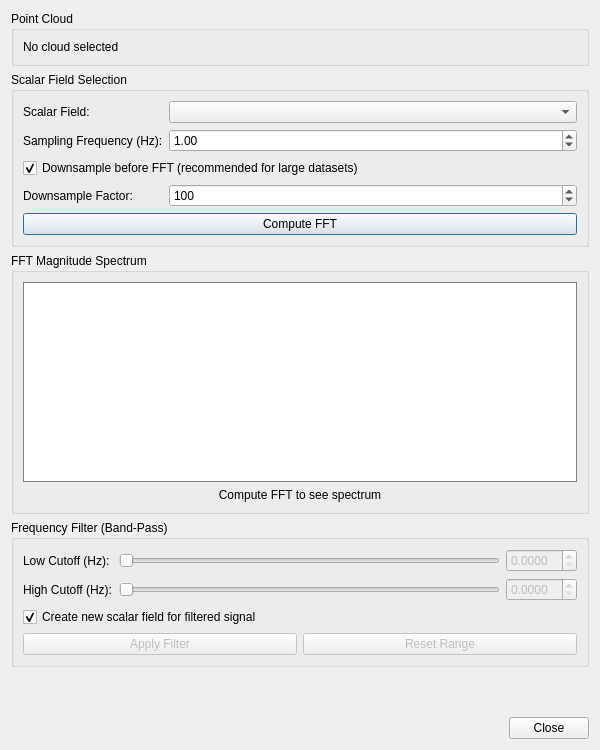
<?xml version="1.0" encoding="UTF-8"?>
<ui version="4.0">
 <class>qFFTFilterDialog</class>
 <widget class="QDialog" name="qFFTFilterDialog">
  <property name="geometry">
   <rect>
    <x>0</x>
    <y>0</y>
    <width>600</width>
    <height>750</height>
   </rect>
  </property>
  <property name="windowTitle">
   <string>FFT Filter</string>
  </property>
  <layout class="QVBoxLayout" name="verticalLayout">
   <item>
    <!-- Cloud Info Section -->
    <widget class="QGroupBox" name="cloudGroupBox">
     <property name="title">
      <string>Point Cloud</string>
     </property>
     <layout class="QVBoxLayout" name="cloudLayout">
      <item>
       <widget class="QLabel" name="cloudLabel">
        <property name="text">
         <string>No cloud selected</string>
        </property>
       </widget>
      </item>
     </layout>
    </widget>
   </item>
   
   <item>
    <!-- Scalar Field Selection -->
    <widget class="QGroupBox" name="scalarFieldGroupBox">
     <property name="title">
      <string>Scalar Field Selection</string>
     </property>
     <layout class="QFormLayout" name="scalarFieldLayout">
      <item row="0" column="0">
       <widget class="QLabel" name="scalarFieldLabel">
        <property name="text">
         <string>Scalar Field:</string>
        </property>
       </widget>
      </item>
      <item row="0" column="1">
       <widget class="QComboBox" name="scalarFieldComboBox">
        <property name="toolTip">
         <string>Select the scalar field to process (point order = time order)</string>
        </property>
       </widget>
      </item>
      
      <item row="1" column="0">
       <widget class="QLabel" name="samplingFreqLabel">
        <property name="text">
         <string>Sampling Frequency (Hz):</string>
        </property>
       </widget>
      </item>
      <item row="1" column="1">
       <widget class="QDoubleSpinBox" name="samplingFreqSpinBox">
        <property name="toolTip">
         <string>Enter the capture/sampling frequency in Hz</string>
        </property>
        <property name="minimum">
         <double>0.001</double>
        </property>
        <property name="maximum">
         <double>1000000.0</double>
        </property>
        <property name="value">
         <double>1.0</double>
        </property>
       </widget>
      </item>
      
      <item row="2" column="0" colspan="2">
       <widget class="QCheckBox" name="downsampleCheckBox">
        <property name="text">
         <string>Downsample before FFT (recommended for large datasets)</string>
        </property>
        <property name="checked">
         <bool>true</bool>
        </property>
        <property name="toolTip">
         <string>Reduces computation time by analyzing every Nth point</string>
        </property>
       </widget>
      </item>
      
      <item row="3" column="0">
       <widget class="QLabel" name="downsampleLabel">
        <property name="text">
         <string>Downsample Factor:</string>
        </property>
       </widget>
      </item>
      <item row="3" column="1">
       <widget class="QSpinBox" name="downsampleSpinBox">
        <property name="minimum">
         <number>1</number>
        </property>
        <property name="maximum">
         <number>10000</number>
        </property>
        <property name="value">
         <number>100</number>
        </property>
        <property name="toolTip">
         <string>Take every Nth point (e.g., 100 = use 1% of points for FFT)</string>
        </property>
       </widget>
      </item>
      
      <item row="4" column="0" colspan="2">
       <widget class="QPushButton" name="computeFFTButton">
        <property name="text">
         <string>Compute FFT</string>
        </property>
        <property name="toolTip">
         <string>Compute the FFT magnitude spectrum</string>
        </property>
       </widget>
      </item>
     </layout>
    </widget>
   </item>
   
   <item>
    <!-- FFT Plot Section -->
    <widget class="QGroupBox" name="fftPlotGroupBox">
     <property name="title">
      <string>FFT Magnitude Spectrum</string>
     </property>
     <layout class="QVBoxLayout" name="plotLayout">
      <item>
       <!-- Placeholder for plot widget -->
       <widget class="QWidget" name="plotWidget" native="true">
        <property name="minimumSize">
         <size>
          <width>0</width>
          <height>200</height>
         </size>
        </property>
        <property name="styleSheet">
         <string>QWidget#plotWidget { background-color: white; border: 1px solid gray; }</string>
        </property>
       </widget>
      </item>
      <item>
       <widget class="QLabel" name="plotInfoLabel">
        <property name="text">
         <string>Compute FFT to see spectrum</string>
        </property>
        <property name="alignment">
         <set>Qt::AlignCenter</set>
        </property>
       </widget>
      </item>
     </layout>
    </widget>
   </item>
   
   <item>
    <!-- Filter Controls Section -->
    <widget class="QGroupBox" name="filterGroupBox">
     <property name="title">
      <string>Frequency Filter (Band-Pass)</string>
     </property>
     <layout class="QFormLayout" name="filterLayout">
      <item row="0" column="0">
       <widget class="QLabel" name="lowFreqLabel">
        <property name="text">
         <string>Low Cutoff (Hz):</string>
        </property>
       </widget>
      </item>
      <item row="0" column="1">
       <layout class="QHBoxLayout" name="lowFreqHLayout">
        <item>
         <widget class="QSlider" name="lowFreqSlider">
          <property name="orientation">
           <enum>Qt::Horizontal</enum>
          </property>
          <property name="enabled">
           <bool>false</bool>
          </property>
         </widget>
        </item>
        <item>
         <widget class="QDoubleSpinBox" name="lowFreqSpinBox">
          <property name="enabled">
           <bool>false</bool>
          </property>
          <property name="decimals">
           <number>4</number>
          </property>
         </widget>
        </item>
       </layout>
      </item>
      
      <item row="1" column="0">
       <widget class="QLabel" name="highFreqLabel">
        <property name="text">
         <string>High Cutoff (Hz):</string>
        </property>
       </widget>
      </item>
      <item row="1" column="1">
       <layout class="QHBoxLayout" name="highFreqHLayout">
        <item>
         <widget class="QSlider" name="highFreqSlider">
          <property name="orientation">
           <enum>Qt::Horizontal</enum>
          </property>
          <property name="enabled">
           <bool>false</bool>
          </property>
         </widget>
        </item>
        <item>
         <widget class="QDoubleSpinBox" name="highFreqSpinBox">
          <property name="enabled">
           <bool>false</bool>
          </property>
          <property name="decimals">
           <number>4</number>
          </property>
         </widget>
        </item>
       </layout>
      </item>
      
      <item row="2" column="0" colspan="2">
       <widget class="QCheckBox" name="createNewSFCheckBox">
        <property name="text">
         <string>Create new scalar field for filtered signal</string>
        </property>
        <property name="checked">
         <bool>true</bool>
        </property>
       </widget>
      </item>
      
      <item row="3" column="0" colspan="2">
       <layout class="QHBoxLayout" name="buttonLayout">
        <item>
         <widget class="QPushButton" name="applyFilterButton">
          <property name="text">
           <string>Apply Filter</string>
          </property>
          <property name="enabled">
           <bool>false</bool>
          </property>
         </widget>
        </item>
        <item>
         <widget class="QPushButton" name="resetRangeButton">
          <property name="text">
           <string>Reset Range</string>
          </property>
          <property name="enabled">
           <bool>false</bool>
          </property>
         </widget>
        </item>
       </layout>
      </item>
     </layout>
    </widget>
   </item>
   
   <item>
    <spacer name="verticalSpacer">
     <property name="orientation">
      <enum>Qt::Vertical</enum>
     </property>
     <property name="sizeHint" stdset="0">
      <size>
       <width>20</width>
       <height>40</height>
      </size>
     </property>
    </spacer>
   </item>
   
   <item>
    <!-- Close Button -->
    <layout class="QHBoxLayout" name="closeButtonLayout">
     <item>
      <spacer name="horizontalSpacer">
       <property name="orientation">
        <enum>Qt::Horizontal</enum>
       </property>
       <property name="sizeHint" stdset="0">
        <size>
         <width>40</width>
         <height>20</height>
        </size>
       </property>
      </spacer>
     </item>
     <item>
      <widget class="QPushButton" name="closeButton">
       <property name="text">
        <string>Close</string>
       </property>
      </widget>
     </item>
    </layout>
   </item>
  </layout>
 </widget>
 <resources/>
 <connections>
  <connection>
   <sender>closeButton</sender>
   <signal>clicked()</signal>
   <receiver>qFFTFilterDialog</receiver>
   <slot>accept()</slot>
  </connection>
 </connections>
</ui>
